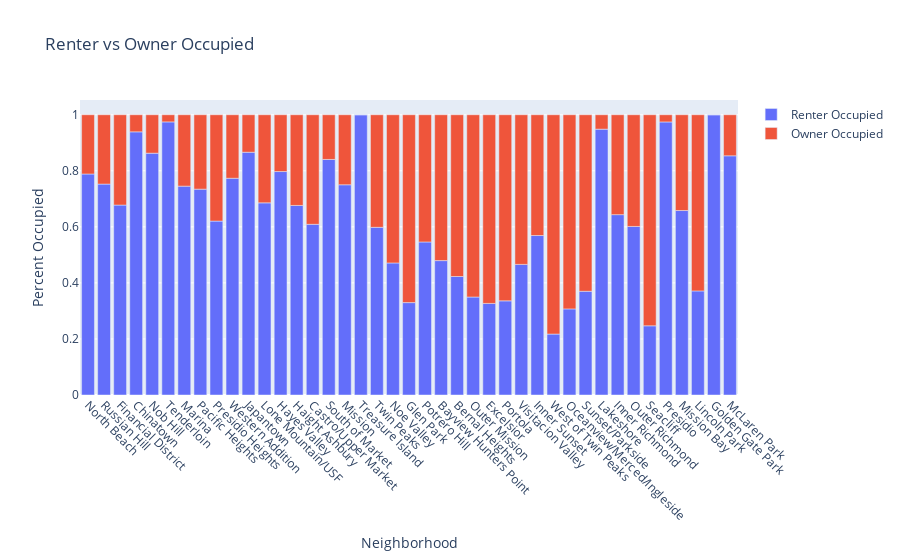

Notebook code cell kept with this figure:
### Code cell
melted = pd.melt(df_all_calcs2, id_vars='Neighborhood', value_vars=['Renter Occupied', 'Owner Occupied'])

fig2 = px.bar(melted, x="Neighborhood", y="value", color=0, title="Renter vs Owner Occupied", labels={
                     "value": "Percent Occupied",
                     '0': ""
                 },)

fig2.update_xaxes(tickangle=45)
fig2.show()

### Figure 1 — Plotly figure (JSON) as saved in the notebook; plotly's stock layout.template omitted (floating-point values rounded to 4 significant figures)
{"data": [{"alignmentgroup": "True", "hovertemplate": "=Renter Occupied<br>Neighborhood=%{x}<br>Percent Occupied=%{y}<extra></extra>", "legendgroup": "Renter Occupied", "marker": {"color": "#636efa"}, "name": "Renter Occupied", "offsetgroup": "Renter Occupied", "orientation": "v", "showlegend": true, "textposition": "auto", "type": "bar", "x": ["North Beach", "Russian Hill", "Financial District", "Chinatown", "Nob Hill", "Tenderloin", "Marina", "Pacific Heights", "Presidio Heights", "Western Addition", "Japantown", "Lone Mountain/USF", "Hayes Valley", "Haight Ashbury", "Castro/Upper Market", "South of Market", "Mission", "Treasure Island", "Twin Peaks", "Noe Valley", "Glen Park", "Potrero Hill", "Bayview Hunters Point", "Bernal Heights", "Outer Mission", "Excelsior", "Portola", "Visitacion Valley", "Inner Sunset", "West of Twin Peaks", "Oceanview/Merced/Ingleside", "Sunset/Parkside", "Lakeshore", "Inner Richmond", "Outer Richmond", "Seacliff", "Presidio", "Mission Bay", "Lincoln Park", "Golden Gate Park", "McLaren Park"], "xaxis": "x", "y": [0.7886, 0.7526, 0.6777, 0.939, 0.8629, 0.9745, 0.7453, 0.7345, 0.6206, 0.7734, 0.8663, 0.6856, 0.7973, 0.6764, 0.6091, 0.8405, 0.7501, 1, 0.5983, 0.4712, 0.3297, 0.5461, 0.4796, 0.4228, 0.3496, 0.3268, 0.3359, 0.4661, 0.569, 0.2174, 0.3073, 0.3701, 0.9486, 0.6436, 0.6014, 0.2469, 0.9743, 0.6583, 0.3714, 1, 0.8536], "yaxis": "y"}, {"alignmentgroup": "True", "hovertemplate": "=Owner Occupied<br>Neighborhood=%{x}<br>Percent Occupied=%{y}<extra></extra>", "legendgroup": "Owner Occupied", "marker": {"color": "#EF553B"}, "name": "Owner Occupied", "offsetgroup": "Owner Occupied", "orientation": "v", "showlegend": true, "textposition": "auto", "type": "bar", "x": ["North Beach", "Russian Hill", "Financial District", "Chinatown", "Nob Hill", "Tenderloin", "Marina", "Pacific Heights", "Presidio Heights", "Western Addition", "Japantown", "Lone Mountain/USF", "Hayes Valley", "Haight Ashbury", "Castro/Upper Market", "South of Market", "Mission", "Treasure Island", "Twin Peaks", "Noe Valley", "Glen Park", "Potrero Hill", "Bayview Hunters Point", "Bernal Heights", "Outer Mission", "Excelsior", "Portola", "Visitacion Valley", "Inner Sunset", "West of Twin Peaks", "Oceanview/Merced/Ingleside", "Sunset/Parkside", "Lakeshore", "Inner Richmond", "Outer Richmond", "Seacliff", "Presidio", "Mission Bay", "Lincoln Park", "Golden Gate Park", "McLaren Park"], "xaxis": "x", "y": [0.2114, 0.2474, 0.3223, 0.06095, 0.1371, 0.0255, 0.2547, 0.2655, 0.3794, 0.2266, 0.1337, 0.3144, 0.2027, 0.3236, 0.3909, 0.1595, 0.2499, 0, 0.4017, 0.5288, 0.6703, 0.4539, 0.5204, 0.5772, 0.6504, 0.6732, 0.6641, 0.5339, 0.431, 0.7826, 0.6927, 0.6299, 0.05138, 0.3564, 0.3986, 0.7531, 0.02568, 0.3417, 0.6286, 0, 0.1464], "yaxis": "y"}], "layout": {"barmode": "relative", "legend": {"title": {"text": ""}, "tracegroupgap": 0}, "title": {"text": "Renter vs Owner Occupied"}, "xaxis": {"anchor": "y", "domain": [0, 1], "tickangle": 45, "title": {"text": "Neighborhood"}}, "yaxis": {"anchor": "x", "domain": [0, 1], "title": {"text": "Percent Occupied"}}}}
